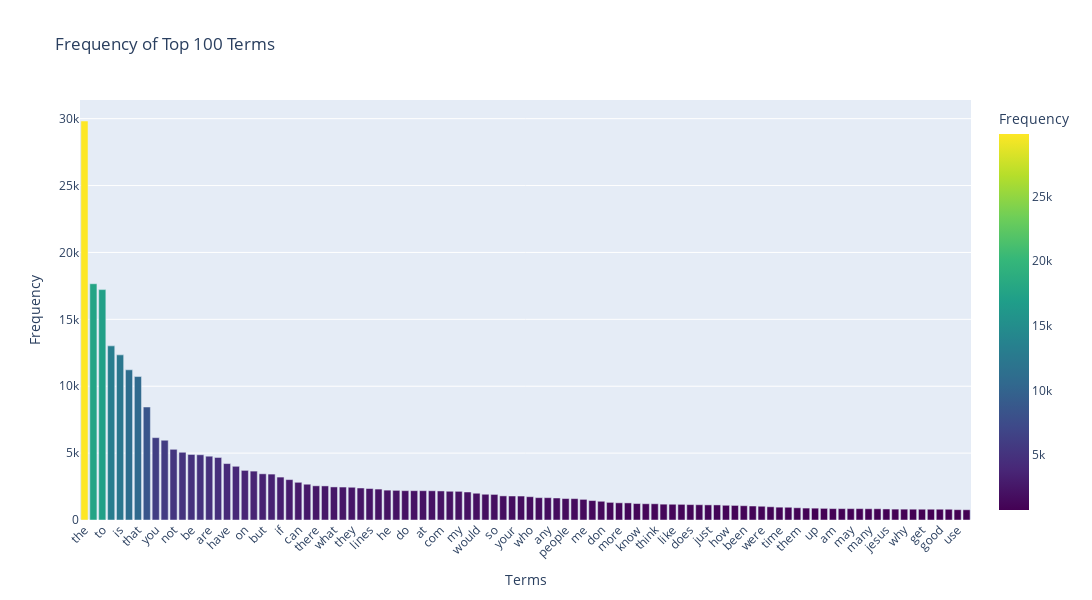

Notebook code cell kept with this figure:
### Markdown cell above
### >>> **Exercise 14 (take home):** 
Additionally, you can attempt to sort the terms on the `x-axis` by frequency instead of in alphabetical order. This way the visualization is more meaninfgul and you will be able to observe the so called [long tail](https://en.wikipedia.org/wiki/Long_tail) (get familiar with this term since it will appear a lot in data mining and other statistics courses). see picture below

![alt txt](https://upload.wikimedia.org/wikipedia/commons/thumb/8/8a/Long_tail.svg/1000px-Long_tail.svg.png)

### Code cell
# Answer here

term_frequency = np.asarray(X_counts.sum(axis=0))[0]
top_n = 100
top_indices = term_frequency.argsort()[-top_n:][::-1]

df_terms = pd.DataFrame({
    'Term': count_vect.get_feature_names_out()[top_indices],
    'Frequency': term_frequencies[top_indices]
})

# Create interactive bar chart
fig = px.bar(
    df_terms,
    x='Term',
    y='Frequency',
    title=f'Frequency of Top {top_n} Terms',
    labels={'Term': 'Terms', 'Frequency': 'Frequency'},
    color='Frequency',
    color_continuous_scale='Viridis'
)

# Improve layout for readability
fig.update_layout(
    xaxis_tickangle=-45,           # slightly rotated for readability
    height=600,                     # taller for more space
    width=1200,                     # wider for many bars
    showlegend=False                # optional: hide legend if not needed
)

# Optional: Add hover info
fig.update_traces(
    hovertemplate="<b>%{x}</b><br>Frequency: %{y}<extra></extra>"
)

fig.show()

### Figure 1 — Plotly figure (JSON) as saved in the notebook; plotly's stock layout.template omitted (floating-point values rounded to 4 significant figures)
{"data": [{"hovertemplate": "<b>%{x}</b><br>Frequency: %{y}<extra></extra>", "legendgroup": "", "marker": {"color": [29825, 17660, 17222, 13017, 12343, 11226, 10723, 8447, 6157, 5962, 5285, 5063, 4898, 4877, 4769, 4675, 4218, 4015, 3709, 3655, 3453, 3432, 3208, 3020, 2818, 2674, 2556, 2548, 2472, 2464, 2448, 2393, 2353, 2312, 2232, 2216, 2193, 2192, 2191, 2186, 2172, 2148, 2143, 2093, 2000, 1925, 1912, 1802, 1793, 1791, 1742, 1671, 1669, 1645, 1604, 1599, 1543, 1453, 1400, 1318, 1286, 1278, 1230, 1215, 1213, 1184, 1177, 1170, 1151, 1142, 1130, 1127, 1100, 1090, 1068, 1045, 1028, 989, 959, 952, 914, 892, 885, 870, 852, 851, 850, 850, 841, 840, 825, 814, 811, 808, 806, 805, 805, 803, 772, 766], "coloraxis": "coloraxis", "pattern": {"shape": ""}}, "name": "", "orientation": "v", "showlegend": false, "textposition": "auto", "type": "bar", "x": ["the", "of", "to", "and", "is", "in", "that", "it", "you", "for", "not", "this", "be", "from", "are", "edu", "have", "as", "on", "with", "but", "or", "if", "was", "can", "we", "there", "by", "what", "subject", "they", "an", "lines", "one", "he", "god", "do", "organization", "at", "re", "com", "about", "my", "all", "would", "will", "so", "some", "your", "no", "who", "has", "any", "writes", "people", "which", "me", "article", "don", "his", "more", "other", "know", "when", "think", "their", "like", "university", "does", "out", "just", "only", "how", "also", "been", "than", "were", "then", "time", "because", "them", "posting", "up", "had", "am", "should", "may", "these", "many", "say", "jesus", "see", "why", "us", "get", "very", "good", "believe", "use", "such"], "xaxis": "x", "y": [29825, 17660, 17222, 13017, 12343, 11226, 10723, 8447, 6157, 5962, 5285, 5063, 4898, 4877, 4769, 4675, 4218, 4015, 3709, 3655, 3453, 3432, 3208, 3020, 2818, 2674, 2556, 2548, 2472, 2464, 2448, 2393, 2353, 2312, 2232, 2216, 2193, 2192, 2191, 2186, 2172, 2148, 2143, 2093, 2000, 1925, 1912, 1802, 1793, 1791, 1742, 1671, 1669, 1645, 1604, 1599, 1543, 1453, 1400, 1318, 1286, 1278, 1230, 1215, 1213, 1184, 1177, 1170, 1151, 1142, 1130, 1127, 1100, 1090, 1068, 1045, 1028, 989, 959, 952, 914, 892, 885, 870, 852, 851, 850, 850, 841, 840, 825, 814, 811, 808, 806, 805, 805, 803, 772, 766], "yaxis": "y"}], "layout": {"barmode": "relative", "coloraxis": {"colorbar": {"title": {"text": "Frequency"}}, "colorscale": [[0, "#440154"], [0.1111, "#482878"], [0.2222, "#3e4989"], [0.3333, "#31688e"], [0.4444, "#26828e"], [0.5556, "#1f9e89"], [0.6667, "#35b779"], [0.7778, "#6ece58"], [0.8889, "#b5de2b"], [1, "#fde725"]]}, "height": 600, "legend": {"tracegroupgap": 0}, "showlegend": false, "title": {"text": "Frequency of Top 100 Terms"}, "width": 1200, "xaxis": {"anchor": "y", "domain": [0, 1], "tickangle": -45, "title": {"text": "Terms"}}, "yaxis": {"anchor": "x", "domain": [0, 1], "title": {"text": "Frequency"}}}}
